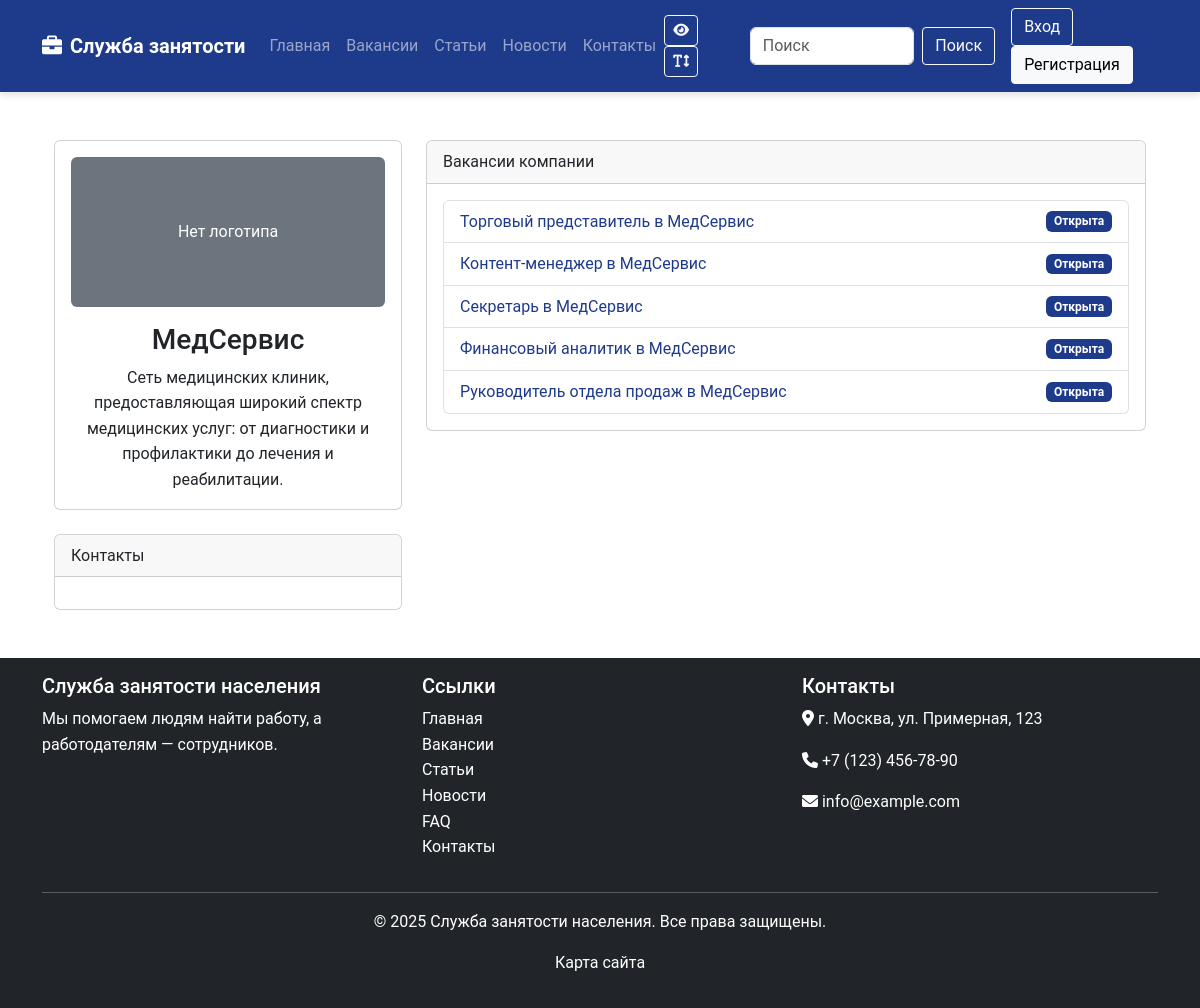
/users/employer/6/, run on the app's committed database.
### users/models.py (models this page shows, shortened)
class EmployerProfile(models.Model):
    user = models.OneToOneField(User, on_delete=models.CASCADE, related_name='employer_profile')
    company_name = models.CharField(max_length=255, verbose_name='Название компании')
    company_logo = models.ImageField(upload_to='employers/', blank=True, null=True, verbose_name='Логотип компании')
    company_description = models.TextField(blank=True, null=True, verbose_name='Описание компании')
    company_website = models.URLField(blank=True, null=True, verbose_name='Веб-сайт компании')
    company_address = models.CharField(max_length=255, blank=True, null=True, verbose_name='Адрес компании')
    company_phone = models.CharField(max_length=20, blank=True, null=True, verbose_name='Телефон компании')
    company_email = models.EmailField(blank=True, null=True, verbose_name='Email компании')
    slug = models.SlugField(unique=True, blank=True, verbose_name='URL')
    created_at = models.DateTimeField(auto_now_add=True, verbose_name='Дата создания')
    updated_at = models.DateTimeField(auto_now=True, verbose_name='Дата обновления')
    class Meta:
        verbose_name = 'Профиль работодателя'
        verbose_name_plural = 'Профили работодателей'
        ordering = ['-created_at']

### jobs/models.py (models this page shows, shortened)
class JobVacancy(models.Model):
    STATUS_CHOICES = (
        ('open', 'Открыта'),
        ('closed', 'Закрыта'),
        ('archived', 'В архиве'),
    )
    EMPLOYMENT_TYPE_CHOICES = (
        ('full_time', 'Полная занятость'),
        ('part_time', 'Частичная занятость'),
        ('contract', 'Контракт'),
        ('internship', 'Стажировка'),
        ('remote', 'Удаленная работа'),
    )
    EXPERIENCE_CHOICES = (
        ('no_experience', 'Без опыта'),
        ('1-3', '1-3 года'),
        ('3-5', '3-5 лет'),
        ('5+', 'Более 5 лет'),
    )
    title = models.CharField(max_length=255, verbose_name='Название вакансии')
    slug = models.SlugField(unique=True, verbose_name='URL')
    employer = models.ForeignKey(EmployerProfile, on_delete=models.CASCADE, related_name='vacancies', verbose_name='Работодатель')
    category = models.ForeignKey(Category, on_delete=models.CASCADE, related_name='vacancies', verbose_name='Категория')
    description = models.TextField(verbose_name='Описание вакансии')
    requirements = models.TextField(verbose_name='Требования')
    responsibilities = models.TextField(verbose_name='Обязанности')
    benefits = models.TextField(blank=True, null=True, verbose_name='Преимущества')
    salary_min = models.DecimalField(max_digits=10, decimal_places=2, blank=True, null=True, verbose_name='Минимальная зарплата')
    salary_max = models.DecimalField(max_digits=10, decimal_places=2, blank=True, null=True, verbose_name='Максимальная зарплата')
    location = models.ForeignKey(JobLocation, on_delete=models.SET_NULL, blank=True, null=True, related_name='vacancies', verbose_name='Местоположение')
    is_remote = models.BooleanField(default=False, verbose_name='Удаленная работа')
    status = models.CharField(max_length=20, choices=STATUS_CHOICES, default='open', verbose_name='Статус')
    employment_type = models.CharField(max_length=20, choices=EMPLOYMENT_TYPE_CHOICES, verbose_name='Тип занятости')
    experience_required = models.CharField(max_length=20, choices=EXPERIENCE_CHOICES, verbose_name='Требуемый опыт')
    skills = models.ManyToManyField(Skill, related_name='vacancies', blank=True, verbose_name='Навыки')
    created_at = models.DateTimeField(auto_now_add=True, verbose_name='Дата создания')
    updated_at = models.DateTimeField(auto_now=True, verbose_name='Дата обновления')
    class Meta:
        verbose_name = 'Вакансия'
        verbose_name_plural = 'Вакансии'
        ordering = ['-created_at']

### users/views.py (the view)
# urls.py: path('employer/<slug:slug>/', views.EmployerProfileDetailView.as_view(), name='employer_profile'),
class EmployerProfileDetailView(DetailView):
    model = EmployerProfile
    template_name = 'users/employer_profile.html'
    context_object_name = 'profile'
    def get_context_data(self, **kwargs):
        context = super().get_context_data(**kwargs)
        context['vacancies'] = JobVacancy.objects.filter(employer=self.object)[:5]
        if self.request.user.is_authenticated and self.object.user == self.request.user:
            context['is_owner'] = True
            context['applications'] = JobApplication.objects.filter(vacancy__employer=self.object)[:5]
        else:
            context['is_owner'] = False
        return context

### templates/users/employer_profile.html (shortened to what this page needs)
{% extends 'base.html' %}
{% block content %}
<div class="container mt-4">
    <div class="row">
        <div class="col-md-4">
            <div class="card mb-4">
                <div class="card-body text-center">
                    {% if profile.company_logo %}
                        <img src="{{ profile.company_logo.url }}" class="img-fluid rounded mb-3" alt="Логотип компании" style="max-height: 150px;">
                    {% else %}
                        <div class="bg-secondary text-white rounded mb-3" style="height: 150px; display: flex; align-items: center; justify-content: center;">Нет логотипа</div>
                    {% endif %}
                    <h3 class="card-title">{{ profile.company_name }}</h3>
                    <p class="card-text">{{ profile.company_description }}</p>
                </div>
            </div>
            <div class="card mb-4">
                <div class="card-header">Контакты</div>
                <div class="card-body">
                </div>
            </div>
        </div>
        <div class="col-md-8">
            <div class="card mb-4">
                <div class="card-header">Вакансии компании</div>
                <div class="card-body">
                    {% if vacancies %}
                        <ul class="list-group">
                            {% for vacancy in vacancies %}
                                <li class="list-group-item d-flex justify-content-between align-items-center">
                                    <a href="{% url 'jobs:vacancy_detail' vacancy.slug %}">{{ vacancy.title }}</a>
                                    <span class="badge bg-primary">{{ vacancy.get_status_display }}</span>
                                </li>
                            {% endfor %}
                        </ul>
                    {% else %}
                        <p class="text-muted">Вакансии не найдены.</p>
                    {% endif %}
                </div>
            </div>
        </div>
    </div>
</div>
{% endblock %}

### static/css/style.css (style rules this page uses)
body { font-family: 'Roboto', Arial, sans-serif; color: #333; line-height: 1.6; }
html, body { height: 100%; }
a { text-decoration: none; color: #1e3a8a; transition: color 0.3s; }
.bg-primary { background-color: #1e3a8a !important; }

### data on the page
EmployerProfile: company_name "МедСервис", company_description "Сеть медицинских клиник, предоставляющая широкий спектр медицинских услуг: от диагностики и профилактики до лечения и реабилитации."
JobVacancy: title "Торговый представитель в МедСервис", status "Открыта"
JobVacancy: title "Контент-менеджер в МедСервис", status "Открыта"
JobVacancy: title "Секретарь в МедСервис", status "Открыта"
JobVacancy: title "Финансовый аналитик в МедСервис", status "Открыта"
JobVacancy: title "Руководитель отдела продаж в МедСервис", status "Открыта"
